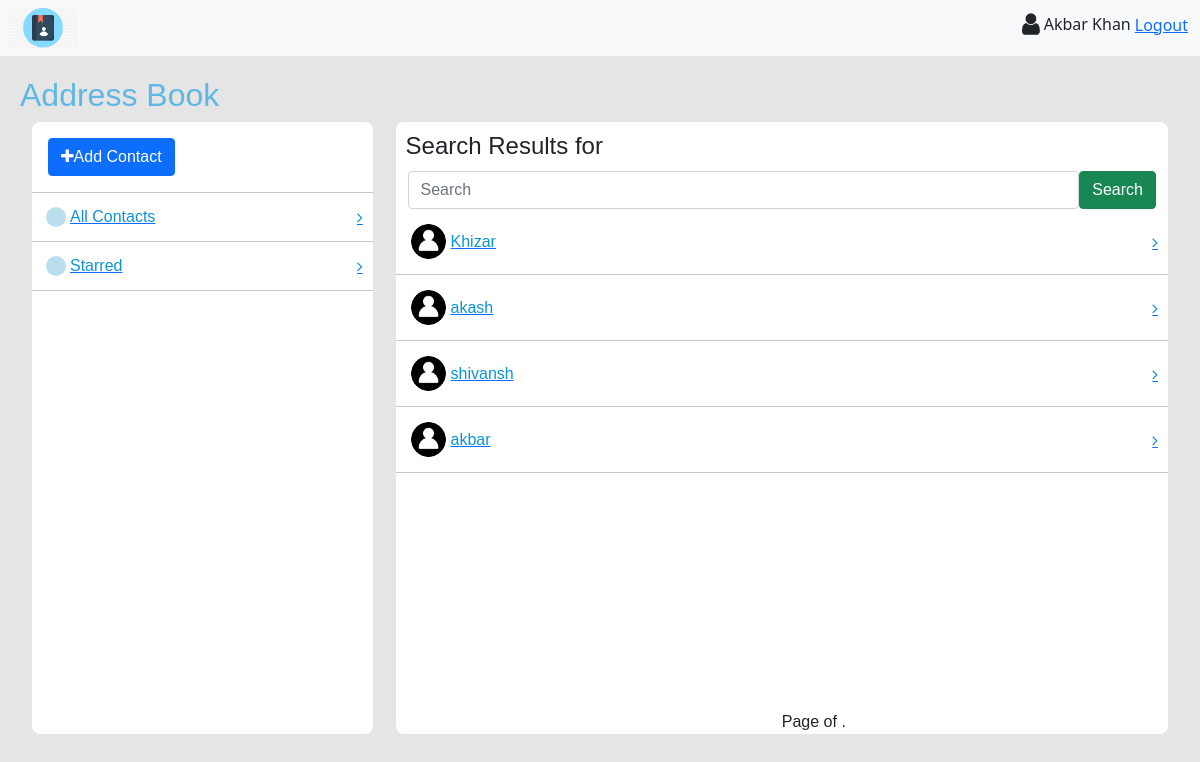
/contacts/search/ (signed in), run on the app's committed database.
### book/models.py (models this page shows, shortened)
class Contact(models.Model):
    name = models.CharField(max_length=50)
    email = models.EmailField(blank=True)
    phone_no = models.CharField(max_length=100)
    address = models.CharField(max_length=200, blank=True)
    image = models.ImageField(upload_to="contacts", blank=True)
    starred = models.BooleanField(default=False)
    user = models.ForeignKey(User, on_delete=models.CASCADE)

### book/views.py (the view)
# urls.py: path("search/", views.search_query, name="search"),
@login_required(login_url="login")
def search_query(request):
    search = request.GET.get("search", "")
    contacts = Contact.objects.filter(
        Q(name__icontains=search)
        | Q(email__icontains=search)
        | Q(phone_no__icontains=search)
        | Q(address__icontains=search)
    )
    return render(
        request, "search_results.html", {"contacts": contacts, "query": search}
    )

### book/templates/search_results.html
{% extends 'contacts.html' %}
{% block header %}Search Results for {{query}}{% endblock %}

### book/templates/contacts.html (shortened to what this page needs)
{% extends 'base2.html' %}
{% block app_content %}
<div id="contactcard" class="position-relative">
    <h4>{% block header %}Contacts{% endblock %}</h4>
    <form action="/contacts/search/">
        <div class="container d-flex">
            <input type="text" class="form-control" placeholder="Search" name="search">
            <button type="submit" class="btn btn-success">Search</button>
        </div>
    </form>
    {% if contacts %}
        {% for contact in contacts %}
            <a href="{% url 'contact-information' contact.pk %}">
                <div class="d-flex justify-content-between align-items-center category" id="category">
                    <div class="d-flex align-items-center">
                        {% if contact.image %}
                            <img src="{{contact.image.url}}" alt="">
                        {% else %}
                            <img src="/static/images/contact.jpeg" alt="">
                        {% endif %}
                        <p class="m-0">{{contact.name}}</p>
                    </div>
                    <i class="fa fa-angle-right" aria-hidden="true"></i>
                </div>
            </a>
            <hr class="m-0 p-0">
        {% endfor %}
    {% else %}
        <h4>No Results Found.</h4>
    {% endif %}
   <div class="position-absolute bottom-0 start-50">
        <span class="step-links">
            <span class="current">
                Page {{ page_obj.number }} of {{ page_obj.paginator.num_pages }}.
            </span>
        </span>
    </div>
</div>
{% endblock %}

### book/templates/base.html (shortened to what this page needs)
{% extends 'core.html' %}
{% block content %}
<section class="container-fluid d-flex bg-light justify-content-between p-2">
    <img src="/static/images/logo.jpg" alt="" id="logo-img">
    <div id="navtab">
        <div class="d-inline-flex align-items-center">
            <i class="fa fa-user m-1 font-25" aria-hidden="true"></i>
            {% if request.user.is_authenticated %}
                <h6 class="m-0">{{request.user.get_full_name}}</h6>
                <a href="{% url 'logout' %}" class="m-1">Logout</a>
            {% else %}
                <a href="{% url 'login' %}" class="m-1">Login</a>
                <a href="{% url 'signup' %}" class="m-1">Sign Up</a>
            {% endif %}
        </div>
    </div>
</section>
{% block content2 %}{% endblock %}
{% endblock %}

### static/css/styles.css (style rules this page uses)
* { margin: 0px; padding: 0px; }
:root { --bg-color: rgb(187, 222, 239); --color: rgb(12, 147, 215); }
body { background-color: #e5e5e5; }
.font-25 { font-size: 25px; }
#logo-img { height: 40px; width: 70px; background-repeat: no-repeat; background-color: transparent; }
.category { padding: 10px; }
.category div p { color: var(--color); }
.category i { color: var(--color); }
#contactcard { width: 68%; background-color: white; border-radius: 8px; }
#contactcard h4 { margin: 10px; }
.category div img { height: 35px; width: 35px; border-radius: 100%; margin: 5px; }

### data on the page
Contact: name "Khizar"
Contact: name "akash"
Contact: name "shivansh"
Contact: name "akbar"

### other printed values
{{ request.user.get_full_name }} "Akbar Khan"
